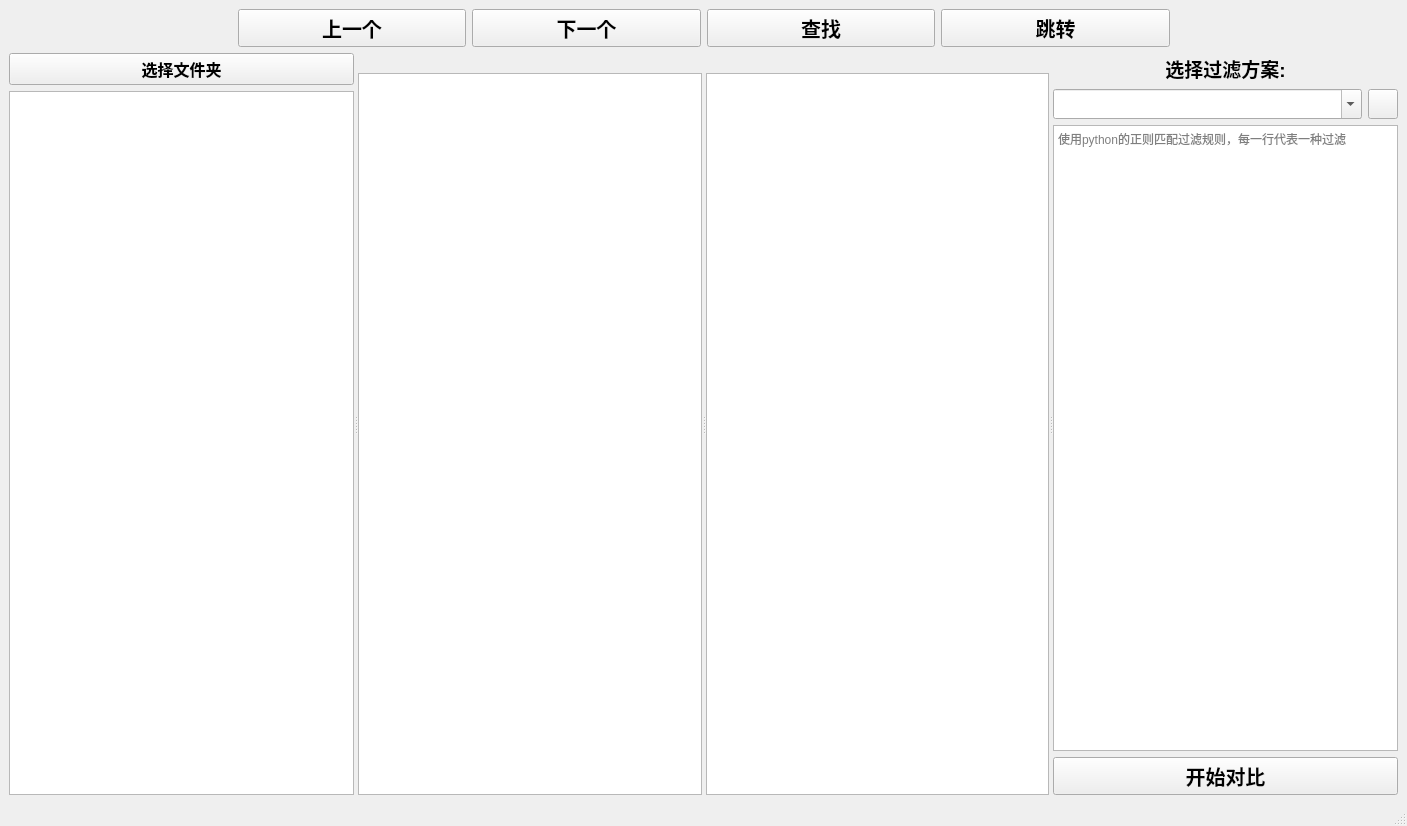
<?xml version="1.0" encoding="UTF-8"?>
<ui version="4.0">
 <class>MainWindow</class>
 <widget class="QMainWindow" name="MainWindow">
  <property name="geometry">
   <rect>
    <x>0</x>
    <y>0</y>
    <width>1407</width>
    <height>826</height>
   </rect>
  </property>
  <property name="windowTitle">
   <string>文件对比工具(帧debug)</string>
  </property>
  <property name="windowIcon">
   <iconset resource="png/res.qrc">
    <normaloff>:/app/main.ico</normaloff>:/app/main.ico</iconset>
  </property>
  <widget class="QWidget" name="centralwidget">
   <layout class="QVBoxLayout" name="verticalLayout_2" stretch="1,7">
    <item>
     <layout class="QHBoxLayout" name="horizontalLayout" stretch="1,1,1,1,1,1">
      <item>
       <spacer name="horizontalSpacer">
        <property name="orientation">
         <enum>Qt::Horizontal</enum>
        </property>
        <property name="sizeHint" stdset="0">
         <size>
          <width>40</width>
          <height>20</height>
         </size>
        </property>
       </spacer>
      </item>
      <item>
       <widget class="QPushButton" name="pushButton_Up">
        <property name="minimumSize">
         <size>
          <width>0</width>
          <height>35</height>
         </size>
        </property>
        <property name="font">
         <font>
          <pointsize>15</pointsize>
          <weight>75</weight>
          <bold>true</bold>
         </font>
        </property>
        <property name="autoFillBackground">
         <bool>false</bool>
        </property>
        <property name="text">
         <string>上一个</string>
        </property>
        <property name="icon">
         <iconset resource="png/res.qrc">
          <normaloff>:/app/up.png</normaloff>:/app/up.png</iconset>
        </property>
        <property name="iconSize">
         <size>
          <width>30</width>
          <height>30</height>
         </size>
        </property>
       </widget>
      </item>
      <item>
       <widget class="QPushButton" name="pushButton_Down">
        <property name="minimumSize">
         <size>
          <width>0</width>
          <height>35</height>
         </size>
        </property>
        <property name="font">
         <font>
          <pointsize>15</pointsize>
          <weight>75</weight>
          <bold>true</bold>
         </font>
        </property>
        <property name="text">
         <string>下一个</string>
        </property>
        <property name="icon">
         <iconset resource="png/res.qrc">
          <normaloff>:/app/down.png</normaloff>:/app/down.png</iconset>
        </property>
        <property name="iconSize">
         <size>
          <width>30</width>
          <height>30</height>
         </size>
        </property>
       </widget>
      </item>
      <item>
       <widget class="QPushButton" name="pushButton_Find">
        <property name="minimumSize">
         <size>
          <width>0</width>
          <height>35</height>
         </size>
        </property>
        <property name="font">
         <font>
          <pointsize>15</pointsize>
          <weight>75</weight>
          <bold>true</bold>
         </font>
        </property>
        <property name="text">
         <string>查找</string>
        </property>
        <property name="icon">
         <iconset resource="png/res.qrc">
          <normaloff>:/app/find.png</normaloff>:/app/find.png</iconset>
        </property>
        <property name="iconSize">
         <size>
          <width>30</width>
          <height>30</height>
         </size>
        </property>
       </widget>
      </item>
      <item>
       <widget class="QPushButton" name="pushButton_Jump">
        <property name="minimumSize">
         <size>
          <width>0</width>
          <height>35</height>
         </size>
        </property>
        <property name="font">
         <font>
          <pointsize>15</pointsize>
          <weight>75</weight>
          <bold>true</bold>
         </font>
        </property>
        <property name="text">
         <string>跳转</string>
        </property>
        <property name="icon">
         <iconset resource="png/res.qrc">
          <normaloff>:/app/jump.png</normaloff>:/app/jump.png</iconset>
        </property>
        <property name="iconSize">
         <size>
          <width>30</width>
          <height>30</height>
         </size>
        </property>
       </widget>
      </item>
      <item>
       <spacer name="horizontalSpacer_2">
        <property name="orientation">
         <enum>Qt::Horizontal</enum>
        </property>
        <property name="sizeHint" stdset="0">
         <size>
          <width>40</width>
          <height>20</height>
         </size>
        </property>
       </spacer>
      </item>
     </layout>
    </item>
    <item>
     <widget class="QSplitter" name="splitter">
      <property name="orientation">
       <enum>Qt::Horizontal</enum>
      </property>
      <widget class="QWidget" name="widget" native="true">
       <layout class="QVBoxLayout" name="verticalLayout_3">
        <item>
         <widget class="QPushButton" name="pushButton_ChooseDir">
          <property name="minimumSize">
           <size>
            <width>0</width>
            <height>30</height>
           </size>
          </property>
          <property name="font">
           <font>
            <pointsize>12</pointsize>
            <weight>75</weight>
            <bold>true</bold>
           </font>
          </property>
          <property name="text">
           <string>选择文件夹</string>
          </property>
         </widget>
        </item>
        <item>
         <widget class="CMyTreeView" name="treeView"/>
        </item>
       </layout>
      </widget>
      <widget class="QWidget" name="widget_2" native="true">
       <layout class="QVBoxLayout" name="verticalLayout_4">
        <item>
         <widget class="QSplitter" name="splitter_2">
          <property name="orientation">
           <enum>Qt::Horizontal</enum>
          </property>
          <widget class="QWidget" name="widget_4" native="true">
           <layout class="QVBoxLayout" name="verticalLayout_5">
            <item>
             <widget class="QLabel" name="label_left">
              <property name="text">
               <string/>
              </property>
              <property name="alignment">
               <set>Qt::AlignCenter</set>
              </property>
             </widget>
            </item>
            <item>
             <widget class="CCodeEdit" name="plainTextEdit_left">
              <property name="readOnly">
               <bool>true</bool>
              </property>
             </widget>
            </item>
           </layout>
          </widget>
          <widget class="QWidget" name="widget_5" native="true">
           <layout class="QVBoxLayout" name="verticalLayout_6">
            <item>
             <widget class="QLabel" name="label_right">
              <property name="text">
               <string/>
              </property>
              <property name="alignment">
               <set>Qt::AlignCenter</set>
              </property>
             </widget>
            </item>
            <item>
             <widget class="CCodeEdit" name="plainTextEdit_right">
              <property name="readOnly">
               <bool>true</bool>
              </property>
             </widget>
            </item>
           </layout>
          </widget>
         </widget>
        </item>
       </layout>
      </widget>
      <widget class="QWidget" name="widget_3" native="true">
       <layout class="QVBoxLayout" name="verticalLayout">
        <item>
         <layout class="QHBoxLayout" name="horizontalLayout_2" stretch="2">
          <item>
           <widget class="QLabel" name="label_3">
            <property name="minimumSize">
             <size>
              <width>0</width>
              <height>30</height>
             </size>
            </property>
            <property name="font">
             <font>
              <pointsize>14</pointsize>
              <weight>75</weight>
              <bold>true</bold>
             </font>
            </property>
            <property name="text">
             <string>选择过滤方案:</string>
            </property>
            <property name="alignment">
             <set>Qt::AlignCenter</set>
            </property>
           </widget>
          </item>
         </layout>
        </item>
        <item>
         <layout class="QHBoxLayout" name="horizontalLayout_3" stretch="2,1">
          <item>
           <widget class="QComboBox" name="comboBox">
            <property name="minimumSize">
             <size>
              <width>0</width>
              <height>30</height>
             </size>
            </property>
            <property name="font">
             <font>
              <pointsize>14</pointsize>
              <weight>75</weight>
              <bold>true</bold>
             </font>
            </property>
            <property name="layoutDirection">
             <enum>Qt::LeftToRight</enum>
            </property>
            <property name="editable">
             <bool>true</bool>
            </property>
            <property name="currentText">
             <string/>
            </property>
            <property name="insertPolicy">
             <enum>QComboBox::InsertAtBottom</enum>
            </property>
            <property name="sizeAdjustPolicy">
             <enum>QComboBox::AdjustToContentsOnFirstShow</enum>
            </property>
           </widget>
          </item>
          <item>
           <widget class="QPushButton" name="pushButton">
            <property name="minimumSize">
             <size>
              <width>0</width>
              <height>0</height>
             </size>
            </property>
            <property name="maximumSize">
             <size>
              <width>30</width>
              <height>30</height>
             </size>
            </property>
            <property name="font">
             <font>
              <pointsize>14</pointsize>
              <weight>75</weight>
              <bold>true</bold>
             </font>
            </property>
            <property name="text">
             <string/>
            </property>
            <property name="icon">
             <iconset resource="png/res.qrc">
              <normaloff>:/app/del.png</normaloff>:/app/del.png</iconset>
            </property>
            <property name="iconSize">
             <size>
              <width>30</width>
              <height>30</height>
             </size>
            </property>
           </widget>
          </item>
         </layout>
        </item>
        <item>
         <widget class="QTextEdit" name="textEdit">
          <property name="placeholderText">
           <string>使用python的正则匹配过滤规则，每一行代表一种过滤</string>
          </property>
         </widget>
        </item>
        <item>
         <widget class="QPushButton" name="pushButton_compare">
          <property name="minimumSize">
           <size>
            <width>0</width>
            <height>30</height>
           </size>
          </property>
          <property name="font">
           <font>
            <pointsize>15</pointsize>
            <weight>75</weight>
            <bold>true</bold>
           </font>
          </property>
          <property name="text">
           <string>开始对比</string>
          </property>
         </widget>
        </item>
       </layout>
      </widget>
     </widget>
    </item>
   </layout>
  </widget>
  <widget class="QMenuBar" name="menubar">
   <property name="geometry">
    <rect>
     <x>0</x>
     <y>0</y>
     <width>1407</width>
     <height>23</height>
    </rect>
   </property>
  </widget>
  <widget class="QStatusBar" name="statusbar"/>
 </widget>
 <customwidgets>
  <customwidget>
   <class>CCodeEdit</class>
   <extends>QPlainTextEdit</extends>
   <header>view.codewidget</header>
  </customwidget>
  <customwidget>
   <class>CMyTreeView</class>
   <extends>QTreeView</extends>
   <header>view.treewidget</header>
  </customwidget>
 </customwidgets>
 <resources>
  <include location="png/res.qrc"/>
 </resources>
 <connections/>
</ui>
